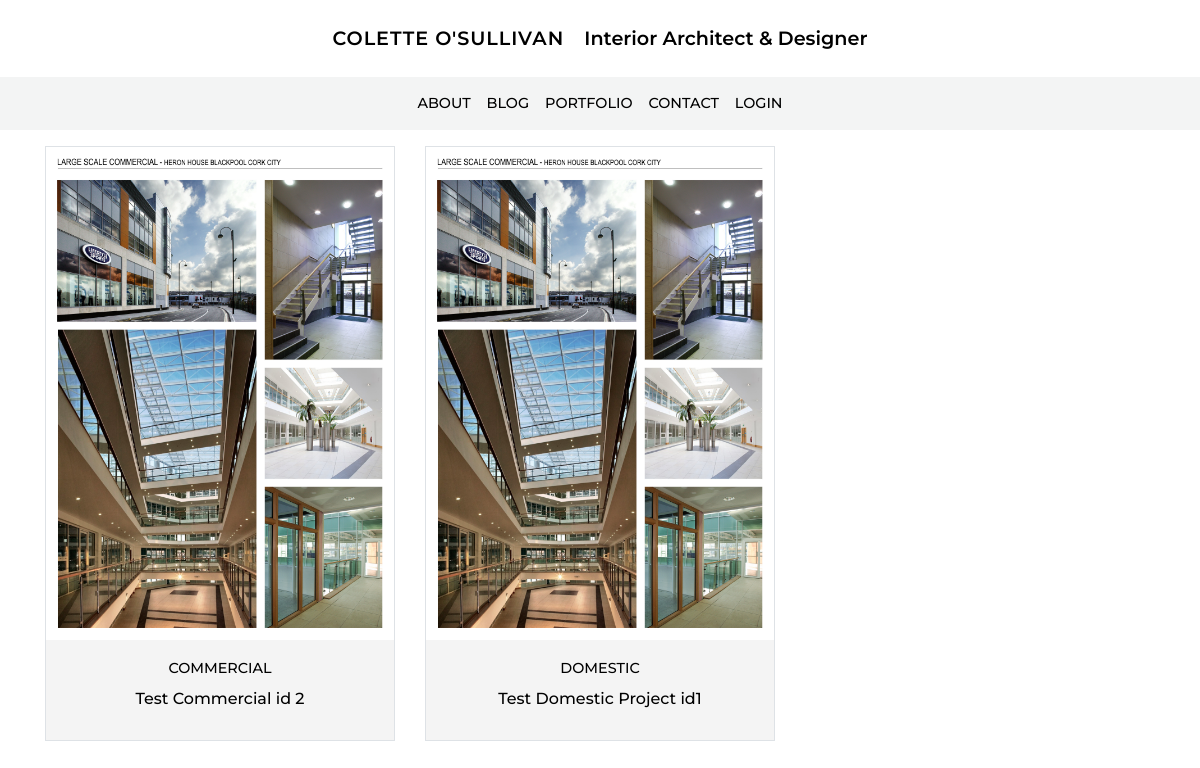
The page /portfolio/ on the database its author committed.
### portfolio/models.py (models this page shows, shortened)
class Project(models.Model):
    category = models.ForeignKey('Category', null=True, on_delete=models.CASCADE, related_name='projects')
    title = models.CharField(max_length=200)
    date = models.DateField(default=timezone.now)
    image_portrait = models.ImageField(blank=True)
    image_landscape = models.ImageField(blank=True)
    content = models.TextField()
    order = models.IntegerField(null=True)
    exclude = models.BooleanField(default=False)

class Category(models.Model):
    title = models.CharField(max_length=100)

### portfolio/views.py (the view)
# urls.py: path('', views.projects, name='projects'),
def projects(request):
    projects = Project.objects.filter(exclude=False).order_by('order')
    context = {'projects': projects}
    return render(request, 'portfolio/projects.html', context)

### portfolio/templates/portfolio/projects.html (shortened to what this page needs)
{% extends 'base.html' %}
{% load static %}
{% block content%}
<div class="row">
    {% for project in projects %}
    <div class="col-12 col-md-6 col-lg-4">
        <div class="card rounded-0 border mb-2">
            <img src="{% static 'images/portrait2.jpg' %}" class="card-img-top image-fluid rounded-0" alt="Placeholder image">
            <div class="card-body text-center stone height-cardtext">
                <a href="{% url 'project' pk=project.id %}">
                <h3 class="card-title">{{ project.category.title }}</h3>
                <h4 class="card-text">{{ project.title }}</h4>
            </a>
            </div>
        </div>
    </div>
    {% endfor %}
</div>
{% endblock %}

### static/css/main.css (style rules this page uses)
body { font-family: 'Asul', sans-serif; font-family: 'Kulim Park', sans-serif; font-family: 'Alef', sans-serif; font-family: 'Gudea', sans-serif; font-family: 'Comfortaa', cursive; font-family: 'Alata', sans-serif; font-family: 'Poppins', sans-serif; font-family: 'Merriweather', serif; font-family: 'Raleway', sans-serif; font-family: 'Montserrat', sans-serif; color: #36454f; color: #333537; color: black; }
h3 { font-weight: 500; font-size: .9rem; text-align: center; text-transform: uppercase; }
h4 { font-size: 1rem; }
.stone { background-color: #f3f3f3; background-color: rgb(238, 233, 229); background-color: rgb(247, 245, 244); background-color: #4e525e; background-color: #f9f9f9; background-color: #ECECEC; background-color: #F4F4F3; background-color: rgba(243, 244, 244, .95); background-color: #f4f4f4; background-color: rgba(244, 244, 244, .95); }
a { color: #000000!important; }
.height-cardtext { height: 100px; }

### rows shown on the page
Project: category "COMMERCIAL", title "Test Commercial id 2"
Project: category "DOMESTIC", title "Test Domestic Project id1"
